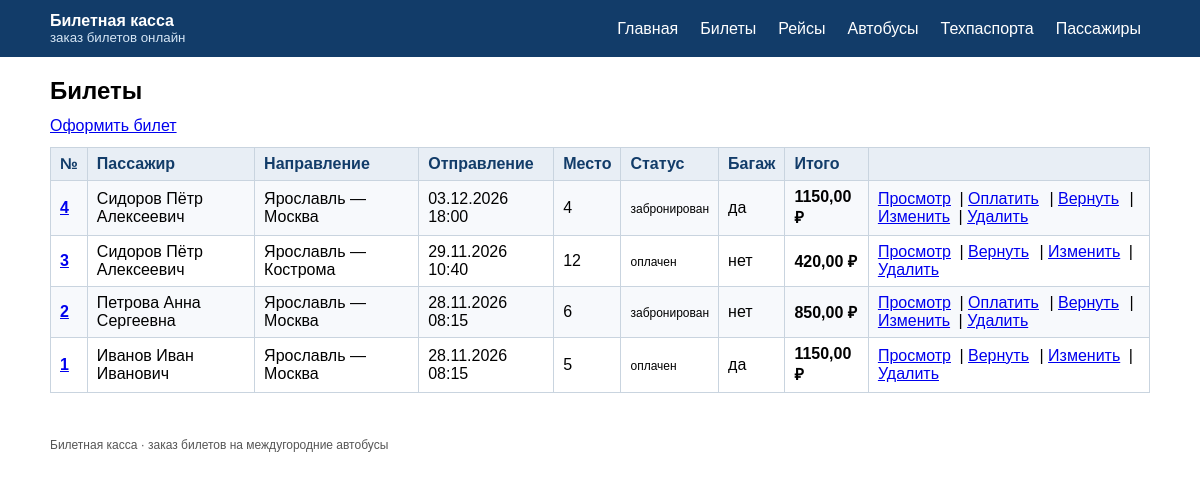
The page /tickets/ on the database its author committed.
### Z3app/models.py (models this page shows, shortened)
class Ticket(models.Model):
    STATUS_CHOICES = [
        ('booked', 'Забронирован'),
        ('paid', 'Оплачен'),
        ('cancelled', 'Отменён'),
    ]
    passenger = models.ForeignKey(
        Passenger, on_delete=models.CASCADE, related_name='tickets', verbose_name='Пассажир',
    )
    trip = models.ForeignKey(
        Trip, on_delete=models.CASCADE, related_name='tickets', verbose_name='Рейс',
    )
    seat = models.PositiveSmallIntegerField(
        'Место', validators=[MinValueValidator(1), MaxValueValidator(100)],
    )
    status = models.CharField(
        'Статус', max_length=10, choices=STATUS_CHOICES, default='booked',
    )
    baggage = models.BooleanField('Багаж (+300 ₽)', default=False)
    receipt = models.FileField(
        'Квитанция', upload_to='receipts/', blank=True, null=True,
    )
    created_at = models.DateTimeField('Оформлен', auto_now_add=True)
    total = models.DecimalField(
        'Итого, ₽', max_digits=10, decimal_places=2, default=0, editable=False,
    )
    paid_at = models.DateTimeField('Оплачен', null=True, blank=True, editable=False)
    refunded_at = models.DateTimeField('Возвращён', null=True, blank=True, editable=False)
    refund_amount = models.DecimalField(
        'Сумма возврата, ₽', max_digits=10, decimal_places=2, default=0, editable=False,
    )
    class Meta:
        verbose_name = 'билет'
        verbose_name_plural = 'Билеты'
        ordering = ['-created_at']
        constraints = [
            models.UniqueConstraint(
                fields=['trip', 'seat'],
                condition=~models.Q(status='cancelled'),
                name='unique_active_seat_per_trip',
            ),
        ]

class Passenger(models.Model):
    full_name = models.CharField('ФИО', max_length=100)
    phone = models.CharField('Телефон', max_length=20, validators=[phone_validator])
    email = models.EmailField('Электронная почта')
    birth_date = models.DateField('Дата рождения', validators=[validate_not_future])
    photo = models.ImageField(
        'Фотография', upload_to='passengers/', blank=True, null=True,
    )
    class Meta:
        verbose_name = 'пассажир'
        verbose_name_plural = 'Пассажиры'
        ordering = ['full_name']

class Trip(models.Model):
    bus = models.ForeignKey(
        Bus, on_delete=models.CASCADE, related_name='trips', verbose_name='Автобус',
    )
    from_city = models.CharField('Откуда', max_length=50)
    to_city = models.CharField('Куда', max_length=50)
    price = models.DecimalField(
        'Цена билета, ₽', max_digits=10, decimal_places=2,
        validators=[MinValueValidator(Decimal('1.00'))],
    )
    travel_time = models.TimeField('Время в пути')
    departure_date = models.DateField('Дата отправления')
    departure_time = models.TimeField('Время отправления')
    class Meta:
        verbose_name = 'рейс'
        verbose_name_plural = 'Рейсы'
        ordering = ['departure_date', 'departure_time']

### Z3app/views.py (the view)
# urls.py: path('tickets/', views.ticket_list, name='ticket_list'),
def ticket_list(request):
    tickets = (
        Ticket.objects.select_related('passenger', 'trip')
        .order_by('-created_at')
    )
    return render(request, 'ticket_list.html', {'tickets': tickets})

### templates/ticket_list.html (shortened to what this page needs)
{% extends 'base.html' %}
{% load static %}
{% block header %}Билеты{% endblock %}
{% block page_actions %}
<a class="btn" href="{% url 'ticket_create' %}">Оформить билет</a>
{% endblock %}
{% block content %}
{% if tickets %}
<div class="table-wrap">
    <table class="data">
        <tr>
            <th>№</th>
            <th>Пассажир</th>
            <th>Направление</th>
            <th>Отправление</th>
            <th>Место</th>
            <th>Статус</th>
            <th>Багаж</th>
            <th>Итого</th>
            <th></th>
        </tr>
        {% for ticket in tickets %}
        <tr>
            <td><a href="{% url 'ticket_detail' ticket.pk %}"><strong>{{ ticket.pk }}</strong></a></td>
            <td>{{ ticket.passenger.full_name }}</td>
            <td>{{ ticket.trip.from_city }} — {{ ticket.trip.to_city }}</td>
            <td>{{ ticket.trip.departure_date|date:"d.m.Y" }} {{ ticket.trip.departure_time|time:"H:i" }}</td>
            <td>{{ ticket.seat }}</td>
            <td>
                {% if ticket.status == 'paid' %}
                <span class="badge badge-ok">оплачен</span>
                {% elif ticket.status == 'cancelled' %}
                <span class="badge badge-off">отменён</span>
                {% else %}
                <span class="badge badge-warn">забронирован</span>
                {% endif %}
            </td>
            <td>{% if ticket.baggage %}да{% else %}нет{% endif %}</td>
            <td><strong>{{ ticket.total|floatformat:2 }} ₽</strong></td>
            <td class="link-actions">
                <a href="{% url 'ticket_detail' ticket.pk %}">Просмотр</a> |
                {% if ticket.status == 'booked' %}
                <form method="post" action="{% url 'ticket_pay' ticket.pk %}" style="display: inline;">
                    <button type="submit" class="btn">Оплатить</button>
                </form> |
                {% endif %}
                {% if ticket.status != 'cancelled' %}
                <form method="post" action="{% url 'ticket_refund' ticket.pk %}" style="display: inline;">
                    <button type="submit" class="btn">Вернуть</button>
                </form> |
                {% endif %}
                <a href="{% url 'ticket_edit' ticket.pk %}">Изменить</a> |
                <a class="del" href="{% url 'ticket_delete' ticket.pk %}">Удалить</a>
            </td>
        </tr>
        {% endfor %}
    </table>
</div>
{% else %}
<p class="empty">Билетов пока нет. <a href="{% url 'ticket_create' %}">Оформить первый</a></p>
{% endif %}
{% endblock %}

### templates/base.html (style rules this page uses)
body { font-family: Arial, sans-serif; margin: 0; background: #ffffff; color: #000000; }
.btn { margin-right: 6px; border: none; background: none; padding: 0; color: #0000ee; text-decoration: underline; font: inherit; cursor: pointer; }
.link-actions a { margin-right: 4px; }
.table-wrap { overflow-x: auto; margin-bottom: 15px; }
table.data { width: 100%; border-collapse: collapse; background: #ffffff; }
table.data th, table.data td { border: 1px solid #c9d4df; padding: 7px 9px; text-align: left; vertical-align: middle; }
table.data th { background: #e8eef5; color: #123c69; }
table.data tr:nth-child(even) td { background: #f7f9fc; }
.badge { font-size: 12px; }

### rows shown on the page
Ticket: pk "4", passenger.full_name "Сидоров Пётр Алексеевич", trip.from_city "Ярославль", trip.to_city "Москва", trip.departure_date "03.12.2026", trip.departure_time "18:00", seat "4", status "забронирован", baggage "да", total "1150,00"
Ticket: pk "3", passenger.full_name "Сидоров Пётр Алексеевич", trip.from_city "Ярославль", trip.to_city "Кострома", trip.departure_date "29.11.2026", trip.departure_time "10:40", seat "12", status "оплачен", baggage "нет", total "420,00"
Ticket: pk "2", passenger.full_name "Петрова Анна Сергеевна", trip.from_city "Ярославль", trip.to_city "Москва", trip.departure_date "28.11.2026", trip.departure_time "08:15", seat "6", status "забронирован", baggage "нет", total "850,00"
Ticket: pk "1", passenger.full_name "Иванов Иван Иванович", trip.from_city "Ярославль", trip.to_city "Москва", trip.departure_date "28.11.2026", trip.departure_time "08:15", seat "5", status "оплачен", baggage "да", total "1150,00"
